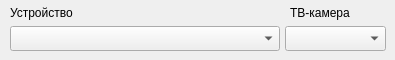
           <widget class="QWidget" name="RASTRMTV_groupbox">
            <widget class="QComboBox" name="RASTRMTV_Name_SerNum">
             <property name="geometry">
              <rect>
               <x>10</x>
               <y>26</y>
               <width>270</width>
               <height>25</height>
              </rect>
             </property>
            </widget>
            <widget class="QLabel" name="label_107">
             <property name="geometry">
              <rect>
               <x>10</x>
               <y>0</y>
               <width>151</width>
               <height>25</height>
              </rect>
             </property>
             <property name="text">
              <string>Устройство</string>
             </property>
            </widget>
            <widget class="QComboBox" name="RASTRMTV_Num3">
             <property name="geometry">
              <rect>
               <x>285</x>
               <y>26</y>
               <width>101</width>
               <height>25</height>
              </rect>
             </property>
            </widget>
            <widget class="QLabel" name="label_108">
             <property name="geometry">
              <rect>
               <x>290</x>
               <y>0</y>
               <width>81</width>
               <height>25</height>
              </rect>
             </property>
             <property name="text">
              <string>ТВ-камера</string>
             </property>
            </widget>
           </widget>
